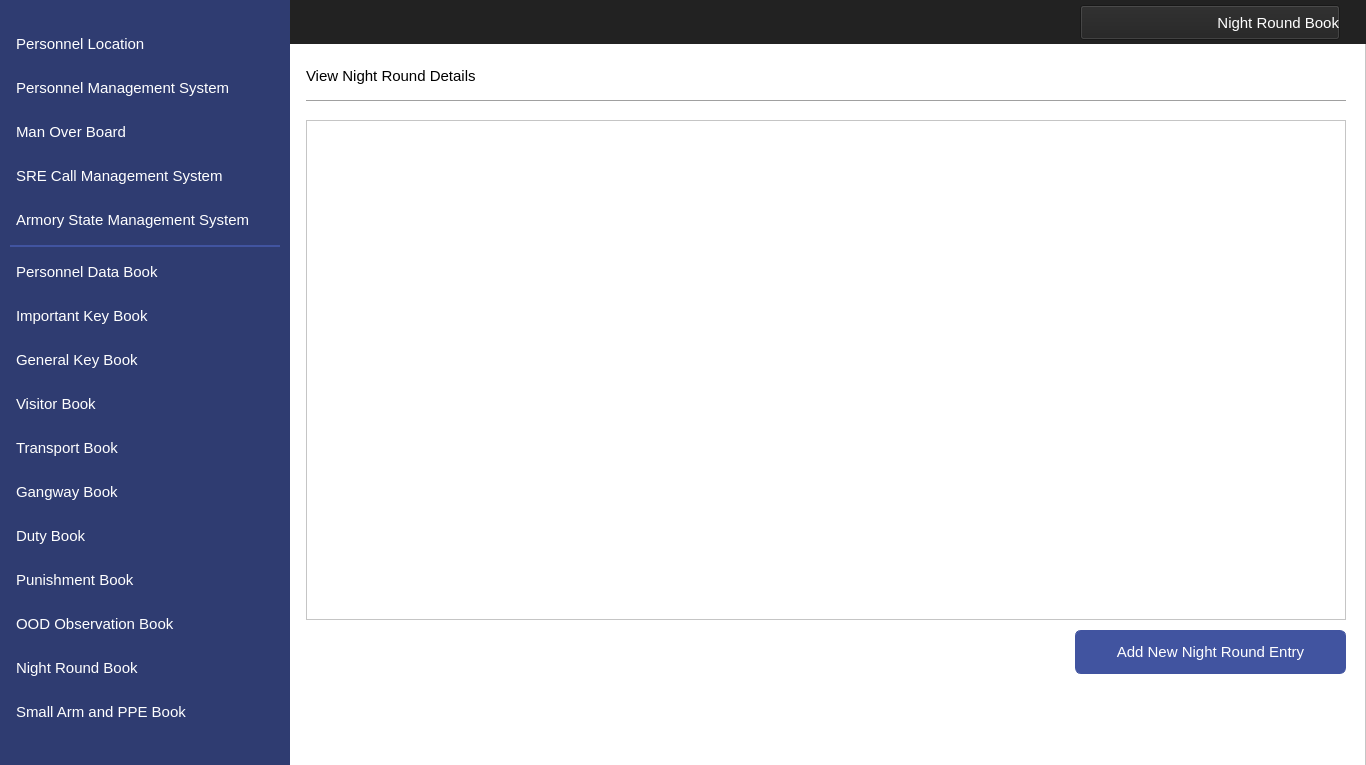
<?xml version="1.0" encoding="UTF-8"?>
<ui version="4.0">
 <class>MainWindow</class>
 <widget class="QMainWindow" name="MainWindow">
  <property name="geometry">
   <rect>
    <x>0</x>
    <y>0</y>
    <width>1366</width>
    <height>765</height>
   </rect>
  </property>
  <property name="windowTitle">
   <string>MainWindow</string>
  </property>
  <widget class="QWidget" name="centralwidget">
   <widget class="QFrame" name="frame">
    <property name="geometry">
     <rect>
      <x>0</x>
      <y>0</y>
      <width>1366</width>
      <height>768</height>
     </rect>
    </property>
    <property name="styleSheet">
     <string notr="true">background-color: #ffffff</string>
    </property>
    <property name="frameShape">
     <enum>QFrame::StyledPanel</enum>
    </property>
    <property name="frameShadow">
     <enum>QFrame::Raised</enum>
    </property>
    <widget class="QLabel" name="label">
     <property name="geometry">
      <rect>
       <x>0</x>
       <y>0</y>
       <width>290</width>
       <height>768</height>
      </rect>
     </property>
     <property name="styleSheet">
      <string notr="true">background-image: url(null);
background-color:#2F3C71;</string>
     </property>
     <property name="text">
      <string/>
     </property>
    </widget>
    <widget class="QLabel" name="label_2">
     <property name="geometry">
      <rect>
       <x>0</x>
       <y>0</y>
       <width>1366</width>
       <height>44</height>
      </rect>
     </property>
     <property name="styleSheet">
      <string notr="true">background-image: url(null);
background-color:#222222;</string>
     </property>
     <property name="text">
      <string/>
     </property>
    </widget>
    <widget class="QPushButton" name="navViewPunishment">
     <property name="geometry">
      <rect>
       <x>10</x>
       <y>558</y>
       <width>270</width>
       <height>44</height>
      </rect>
     </property>
     <property name="font">
      <font>
       <family>Segoe UI</family>
       <pointsize>11</pointsize>
      </font>
     </property>
     <property name="cursor">
      <cursorShape>PointingHandCursor</cursorShape>
     </property>
     <property name="styleSheet">
      <string notr="true">QPushButton 
{
    text-align: left;
    color: #ffffff;
    background-color:#2F3C71;
    border-width: 1px;
    border-color: #2F3C71;
    border-style: solid;
    border-radius: 6;
    padding: 3px;
    font-size: 11pt;
    padding-left: 5px;
    padding-right: 5px;
    min-width: 40px;
}

QPushButton:hover
{
    background-color:#4154A0;
}
QPushButton:pressed
{
    background-color: #384889;
 	border-width: 3px;
    border-color: #5C70BC;
    border-style: solid;
    border-radius: 6;

}</string>
     </property>
     <property name="text">
      <string>Punishment Book</string>
     </property>
     <property name="icon">
      <iconset resource="../IconResource.qrc">
       <normaloff>:/images/punishment.png</normaloff>:/images/punishment.png</iconset>
     </property>
     <property name="iconSize">
      <size>
       <width>25</width>
       <height>25</height>
      </size>
     </property>
     <property name="flat">
      <bool>false</bool>
     </property>
    </widget>
    <widget class="QPushButton" name="navViewImpKey">
     <property name="geometry">
      <rect>
       <x>10</x>
       <y>294</y>
       <width>270</width>
       <height>44</height>
      </rect>
     </property>
     <property name="font">
      <font>
       <family>Segoe UI</family>
       <pointsize>11</pointsize>
      </font>
     </property>
     <property name="cursor">
      <cursorShape>PointingHandCursor</cursorShape>
     </property>
     <property name="styleSheet">
      <string notr="true">QPushButton 
{
    text-align: left;
    color: #ffffff;
    background-color:#2F3C71;
    border-width: 1px;
    border-color: #2F3C71;
    border-style: solid;
    border-radius: 6;
    padding: 3px;
    font-size: 11pt;
    padding-left: 5px;
    padding-right: 5px;
    min-width: 40px;
}

QPushButton:hover
{
    background-color:#4154A0;
}
QPushButton:pressed
{
    background-color: #384889;
 	border-width: 3px;
    border-color: #5C70BC;
    border-style: solid;
    border-radius: 6;

}</string>
     </property>
     <property name="text">
      <string>Important Key Book</string>
     </property>
     <property name="icon">
      <iconset resource="../IconResource.qrc">
       <normaloff>:/images/impKey.png</normaloff>:/images/impKey.png</iconset>
     </property>
     <property name="iconSize">
      <size>
       <width>25</width>
       <height>25</height>
      </size>
     </property>
     <property name="flat">
      <bool>false</bool>
     </property>
    </widget>
    <widget class="QPushButton" name="navViewGenKey">
     <property name="geometry">
      <rect>
       <x>10</x>
       <y>338</y>
       <width>270</width>
       <height>44</height>
      </rect>
     </property>
     <property name="font">
      <font>
       <family>Segoe UI</family>
       <pointsize>11</pointsize>
      </font>
     </property>
     <property name="cursor">
      <cursorShape>PointingHandCursor</cursorShape>
     </property>
     <property name="styleSheet">
      <string notr="true">QPushButton 
{
    text-align: left;
    color: #ffffff;
    background-color:#2F3C71;
    border-width: 1px;
    border-color: #2F3C71;
    border-style: solid;
    border-radius: 6;
    padding: 3px;
    font-size: 11pt;
    padding-left: 5px;
    padding-right: 5px;
    min-width: 40px;
}

QPushButton:hover
{
    background-color:#4154A0;
}

QPushButton:pressed
{
    background-color: #384889;
 	border-width: 3px;
    border-color: #5C70BC;
    border-style: solid;
    border-radius: 6;

}</string>
     </property>
     <property name="text">
      <string>General Key Book</string>
     </property>
     <property name="icon">
      <iconset resource="../IconResource.qrc">
       <normaloff>:/images/genKey.png</normaloff>:/images/genKey.png</iconset>
     </property>
     <property name="iconSize">
      <size>
       <width>25</width>
       <height>25</height>
      </size>
     </property>
     <property name="flat">
      <bool>false</bool>
     </property>
    </widget>
    <widget class="QPushButton" name="navViewVisitor">
     <property name="geometry">
      <rect>
       <x>10</x>
       <y>382</y>
       <width>270</width>
       <height>44</height>
      </rect>
     </property>
     <property name="font">
      <font>
       <family>Segoe UI</family>
       <pointsize>11</pointsize>
      </font>
     </property>
     <property name="cursor">
      <cursorShape>PointingHandCursor</cursorShape>
     </property>
     <property name="styleSheet">
      <string notr="true">QPushButton 
{
    text-align: left;
    color: #ffffff;
    background-color:#2F3C71;
    border-width: 1px;
    border-color: #2F3C71;
    border-style: solid;
    border-radius: 6;
    padding: 3px;
    font-size: 11pt;
    padding-left: 5px;
    padding-right: 5px;
    min-width: 40px;
}

QPushButton:hover
{
    background-color:#4154A0;
}

QPushButton:pressed
{
    background-color: #384889;
 	border-width: 3px;
    border-color: #5C70BC;
    border-style: solid;
    border-radius: 6;
}</string>
     </property>
     <property name="text">
      <string>Visitor Book</string>
     </property>
     <property name="icon">
      <iconset resource="../IconResource.qrc">
       <normaloff>:/images/visitor.png</normaloff>:/images/visitor.png</iconset>
     </property>
     <property name="iconSize">
      <size>
       <width>25</width>
       <height>25</height>
      </size>
     </property>
     <property name="flat">
      <bool>false</bool>
     </property>
    </widget>
    <widget class="QPushButton" name="navViewTransport">
     <property name="geometry">
      <rect>
       <x>10</x>
       <y>426</y>
       <width>270</width>
       <height>44</height>
      </rect>
     </property>
     <property name="font">
      <font>
       <family>Segoe UI</family>
       <pointsize>11</pointsize>
      </font>
     </property>
     <property name="cursor">
      <cursorShape>PointingHandCursor</cursorShape>
     </property>
     <property name="styleSheet">
      <string notr="true">QPushButton 
{
    text-align: left;
    color: #ffffff;
    background-color:#2F3C71;
    border-width: 1px;
    border-color: #2F3C71;
    border-style: solid;
    border-radius: 6;
    padding: 3px;
    font-size: 11pt;
    padding-left: 5px;
    padding-right: 5px;
    min-width: 40px;
}

QPushButton:hover
{
    background-color:#4154A0;
}
QPushButton:pressed
{
    background-color: #384889;
 	border-width: 3px;
    border-color: #5C70BC;
    border-style: solid;
    border-radius: 6;

}</string>
     </property>
     <property name="text">
      <string>Transport Book</string>
     </property>
     <property name="icon">
      <iconset resource="../IconResource.qrc">
       <normaloff>:/images/transport.png</normaloff>:/images/transport.png</iconset>
     </property>
     <property name="iconSize">
      <size>
       <width>25</width>
       <height>25</height>
      </size>
     </property>
     <property name="flat">
      <bool>false</bool>
     </property>
    </widget>
    <widget class="QPushButton" name="navViewGangway">
     <property name="geometry">
      <rect>
       <x>10</x>
       <y>470</y>
       <width>270</width>
       <height>44</height>
      </rect>
     </property>
     <property name="font">
      <font>
       <family>Segoe UI</family>
       <pointsize>11</pointsize>
      </font>
     </property>
     <property name="cursor">
      <cursorShape>PointingHandCursor</cursorShape>
     </property>
     <property name="styleSheet">
      <string notr="true">QPushButton 
{
    text-align: left;
    color: #ffffff;
    background-color:#2F3C71;
    border-width: 1px;
    border-color: #2F3C71;
    border-style: solid;
    border-radius: 6;
    padding: 3px;
    font-size: 11pt;
    padding-left: 5px;
    padding-right: 5px;
    min-width: 40px;
}

QPushButton:hover
{
    background-color:#4154A0;
}
QPushButton:pressed
{
    background-color: #384889;
 	border-width: 3px;
    border-color: #5C70BC;
    border-style: solid;
    border-radius: 6;

}</string>
     </property>
     <property name="text">
      <string>Gangway Book</string>
     </property>
     <property name="icon">
      <iconset resource="../IconResource.qrc">
       <normaloff>:/images/gangway.png</normaloff>:/images/gangway.png</iconset>
     </property>
     <property name="iconSize">
      <size>
       <width>25</width>
       <height>25</height>
      </size>
     </property>
     <property name="flat">
      <bool>false</bool>
     </property>
    </widget>
    <widget class="QPushButton" name="navViewDuty">
     <property name="geometry">
      <rect>
       <x>10</x>
       <y>514</y>
       <width>270</width>
       <height>44</height>
      </rect>
     </property>
     <property name="font">
      <font>
       <family>Segoe UI</family>
       <pointsize>11</pointsize>
      </font>
     </property>
     <property name="cursor">
      <cursorShape>PointingHandCursor</cursorShape>
     </property>
     <property name="styleSheet">
      <string notr="true">QPushButton 
{
    text-align: left;
    color: #ffffff;
    background-color:#2F3C71;
    border-width: 1px;
    border-color: #2F3C71;
    border-style: solid;
    border-radius: 6;
    padding: 3px;
    font-size: 11pt;
    padding-left: 5px;
    padding-right: 5px;
    min-width: 40px;
}

QPushButton:hover
{
    background-color:#4154A0;
}
QPushButton:pressed
{
    background-color: #384889;
 	border-width: 3px;
    border-color: #5C70BC;
    border-style: solid;
    border-radius: 6;

}</string>
     </property>
     <property name="text">
      <string>Duty Book</string>
     </property>
     <property name="icon">
      <iconset resource="../IconResource.qrc">
       <normaloff>:/images/duty.png</normaloff>:/images/duty.png</iconset>
     </property>
     <property name="iconSize">
      <size>
       <width>25</width>
       <height>25</height>
      </size>
     </property>
     <property name="flat">
      <bool>false</bool>
     </property>
    </widget>
    <widget class="QPushButton" name="navViewNight">
     <property name="geometry">
      <rect>
       <x>10</x>
       <y>646</y>
       <width>270</width>
       <height>44</height>
      </rect>
     </property>
     <property name="font">
      <font>
       <family>Segoe UI</family>
       <pointsize>11</pointsize>
      </font>
     </property>
     <property name="cursor">
      <cursorShape>PointingHandCursor</cursorShape>
     </property>
     <property name="styleSheet">
      <string notr="true">QPushButton 
{
    text-align: left;
    color: #ffffff;
    background-color:#2F3C71;
    border-width: 1px;
    border-color: #2F3C71;
    border-style: solid;
    border-radius: 6;
    padding: 3px;
    font-size: 11pt;
    padding-left: 5px;
    padding-right: 5px;
    min-width: 40px;
}

QPushButton:hover
{
    background-color:#4154A0;
}

QPushButton:active
{
    background-color:#4154A0;
}
QPushButton:pressed
{
    background-color: #384889;
 	border-width: 3px;
    border-color: #5C70BC;
    border-style: solid;
    border-radius: 6;

}</string>
     </property>
     <property name="text">
      <string>Night Round Book</string>
     </property>
     <property name="icon">
      <iconset resource="../IconResource.qrc">
       <normaloff>:/images/night.png</normaloff>:/images/night.png</iconset>
     </property>
     <property name="iconSize">
      <size>
       <width>25</width>
       <height>25</height>
      </size>
     </property>
     <property name="flat">
      <bool>false</bool>
     </property>
    </widget>
    <widget class="QLabel" name="label_4">
     <property name="geometry">
      <rect>
       <x>10</x>
       <y>245</y>
       <width>270</width>
       <height>2</height>
      </rect>
     </property>
     <property name="styleSheet">
      <string notr="true">background-color:#4154A0;</string>
     </property>
     <property name="text">
      <string/>
     </property>
    </widget>
    <widget class="QPushButton" name="navViewMOB">
     <property name="geometry">
      <rect>
       <x>10</x>
       <y>110</y>
       <width>270</width>
       <height>44</height>
      </rect>
     </property>
     <property name="font">
      <font>
       <family>Segoe UI</family>
       <pointsize>11</pointsize>
      </font>
     </property>
     <property name="cursor">
      <cursorShape>PointingHandCursor</cursorShape>
     </property>
     <property name="styleSheet">
      <string notr="true">QPushButton 
{
    text-align: left;
    color: #ffffff;
    background-color:#2F3C71;
    border-width: 1px;
    border-color: #2F3C71;
    border-style: solid;
    border-radius: 6;
    padding: 3px;
    font-size: 11pt;
    padding-left: 5px;
    padding-right: 5px;
    min-width: 40px;
}

QPushButton:hover
{
    background-color:#4154A0;
}
QPushButton:pressed
{
    background-color: #384889;
 	border-width: 3px;
    border-color: #5C70BC;
    border-style: solid;
    border-radius: 6;

}</string>
     </property>
     <property name="text">
      <string>Man Over Board</string>
     </property>
     <property name="icon">
      <iconset resource="../IconResource.qrc">
       <normaloff>:/images/mob.png</normaloff>:/images/mob.png</iconset>
     </property>
     <property name="iconSize">
      <size>
       <width>32</width>
       <height>32</height>
      </size>
     </property>
     <property name="flat">
      <bool>false</bool>
     </property>
    </widget>
    <widget class="QPushButton" name="navViewLocation">
     <property name="geometry">
      <rect>
       <x>10</x>
       <y>22</y>
       <width>270</width>
       <height>44</height>
      </rect>
     </property>
     <property name="font">
      <font>
       <family>Segoe UI</family>
       <pointsize>11</pointsize>
      </font>
     </property>
     <property name="cursor">
      <cursorShape>PointingHandCursor</cursorShape>
     </property>
     <property name="styleSheet">
      <string notr="true">QPushButton 
{
    text-align: left;
    color: #ffffff;
    background-color:#2F3C71;
    border-width: 1px;
    border-color: #2F3C71;
    border-style: solid;
    border-radius: 6;
    padding: 3px;
    font-size: 11pt;
    padding-left: 5px;
    padding-right: 5px;
    min-width: 40px;
}

QPushButton:hover
{
    background-color:#4154A0;
}
QPushButton:pressed
{
    background-color: #384889;
 	border-width: 3px;
    border-color: #5C70BC;
    border-style: solid;
    border-radius: 6;

}</string>
     </property>
     <property name="text">
      <string>Personnel Location</string>
     </property>
     <property name="icon">
      <iconset resource="../IconResource.qrc">
       <normaloff>:/images/locate.png</normaloff>:/images/locate.png</iconset>
     </property>
     <property name="iconSize">
      <size>
       <width>25</width>
       <height>25</height>
      </size>
     </property>
     <property name="flat">
      <bool>false</bool>
     </property>
    </widget>
    <widget class="QPushButton" name="navViewMangement">
     <property name="geometry">
      <rect>
       <x>10</x>
       <y>66</y>
       <width>270</width>
       <height>44</height>
      </rect>
     </property>
     <property name="font">
      <font>
       <family>Segoe UI</family>
       <pointsize>11</pointsize>
      </font>
     </property>
     <property name="cursor">
      <cursorShape>PointingHandCursor</cursorShape>
     </property>
     <property name="styleSheet">
      <string notr="true">QPushButton 
{
    text-align: left;
    color: #ffffff;
    background-color:#2F3C71;
    border-width: 1px;
    border-color: #2F3C71;
    border-style: solid;
    border-radius: 6;
    padding: 3px;
    font-size: 11pt;
    padding-left: 5px;
    padding-right: 5px;
    min-width: 40px;
}

QPushButton:hover
{
    background-color:#4154A0;
}
QPushButton:pressed
{
    background-color: #384889;
 	border-width: 3px;
    border-color: #5C70BC;
    border-style: solid;
    border-radius: 6;

}</string>
     </property>
     <property name="text">
      <string>Personnel Management System</string>
     </property>
     <property name="icon">
      <iconset resource="../IconResource.qrc">
       <normaloff>:/images/personnel.png</normaloff>:/images/personnel.png</iconset>
     </property>
     <property name="iconSize">
      <size>
       <width>32</width>
       <height>32</height>
      </size>
     </property>
     <property name="flat">
      <bool>false</bool>
     </property>
    </widget>
    <widget class="QPushButton" name="navViewPPE">
     <property name="geometry">
      <rect>
       <x>10</x>
       <y>690</y>
       <width>270</width>
       <height>44</height>
      </rect>
     </property>
     <property name="font">
      <font>
       <family>Segoe UI</family>
       <pointsize>11</pointsize>
      </font>
     </property>
     <property name="cursor">
      <cursorShape>PointingHandCursor</cursorShape>
     </property>
     <property name="styleSheet">
      <string notr="true">QPushButton 
{
    text-align: left;
    color: #ffffff;
    background-color:#2F3C71;
    border-width: 1px;
    border-color: #2F3C71;
    border-style: solid;
    border-radius: 6;
    padding: 3px;
    font-size: 11pt;
    padding-left: 5px;
    padding-right: 5px;
    min-width: 40px;
}

QPushButton:hover
{
    background-color:#4154A0;
}
QPushButton:pressed
{
    background-color: #384889;
 	border-width: 3px;
    border-color: #5C70BC;
    border-style: solid;
    border-radius: 6;

}</string>
     </property>
     <property name="text">
      <string>Small Arm and PPE Book</string>
     </property>
     <property name="icon">
      <iconset resource="../IconResource.qrc">
       <normaloff>:/images/armPPE.png</normaloff>:/images/armPPE.png</iconset>
     </property>
     <property name="iconSize">
      <size>
       <width>25</width>
       <height>25</height>
      </size>
     </property>
     <property name="flat">
      <bool>false</bool>
     </property>
    </widget>
    <widget class="QPushButton" name="navViewOOD">
     <property name="geometry">
      <rect>
       <x>10</x>
       <y>602</y>
       <width>270</width>
       <height>44</height>
      </rect>
     </property>
     <property name="font">
      <font>
       <family>Segoe UI</family>
       <pointsize>11</pointsize>
      </font>
     </property>
     <property name="cursor">
      <cursorShape>PointingHandCursor</cursorShape>
     </property>
     <property name="styleSheet">
      <string notr="true">QPushButton 
{
    text-align: left;
    color: #ffffff;
    background-color:#2F3C71;
    border-width: 1px;
    border-color: #2F3C71;
    border-style: solid;
    border-radius: 6;
    padding: 3px;
    font-size: 11pt;
    padding-left: 5px;
    padding-right: 5px;
    min-width: 40px;
}

QPushButton:hover
{
    background-color:#4154A0;
}
QPushButton:pressed
{
    background-color: #384889;
 	border-width: 3px;
    border-color: #5C70BC;
    border-style: solid;
    border-radius: 6;

}</string>
     </property>
     <property name="text">
      <string>OOD Observation Book</string>
     </property>
     <property name="icon">
      <iconset resource="../IconResource.qrc">
       <normaloff>:/images/oodObserve.png</normaloff>:/images/oodObserve.png</iconset>
     </property>
     <property name="iconSize">
      <size>
       <width>25</width>
       <height>25</height>
      </size>
     </property>
     <property name="flat">
      <bool>false</bool>
     </property>
    </widget>
    <widget class="QPushButton" name="navViewCMS">
     <property name="geometry">
      <rect>
       <x>10</x>
       <y>154</y>
       <width>270</width>
       <height>44</height>
      </rect>
     </property>
     <property name="font">
      <font>
       <family>Segoe UI</family>
       <pointsize>11</pointsize>
      </font>
     </property>
     <property name="cursor">
      <cursorShape>PointingHandCursor</cursorShape>
     </property>
     <property name="styleSheet">
      <string notr="true">QPushButton 
{
    text-align: left;
    color: #ffffff;
    background-color:#2F3C71;
    border-width: 1px;
    border-color: #2F3C71;
    border-style: solid;
    border-radius: 6;
    padding: 3px;
    font-size: 11pt;
    padding-left: 5px;
    padding-right: 5px;
    min-width: 40px;
}

QPushButton:hover
{
    background-color:#4154A0;
}
QPushButton:pressed
{
    background-color: #384889;
 	border-width: 3px;
    border-color: #5C70BC;
    border-style: solid;
    border-radius: 6;

}</string>
     </property>
     <property name="text">
      <string>SRE Call Management System</string>
     </property>
     <property name="icon">
      <iconset resource="../IconResource.qrc">
       <normaloff>:/images/sreCall.png</normaloff>:/images/sreCall.png</iconset>
     </property>
     <property name="iconSize">
      <size>
       <width>25</width>
       <height>25</height>
      </size>
     </property>
     <property name="flat">
      <bool>false</bool>
     </property>
    </widget>
    <widget class="QPushButton" name="pushButton">
     <property name="enabled">
      <bool>true</bool>
     </property>
     <property name="geometry">
      <rect>
       <x>1080</x>
       <y>5</y>
       <width>260</width>
       <height>35</height>
      </rect>
     </property>
     <property name="font">
      <font>
       <family>Segoe UI</family>
       <pointsize>11</pointsize>
      </font>
     </property>
     <property name="styleSheet">
      <string notr="true"> text-align: right;
    color: #ffffff;
    background-color:#222222;</string>
     </property>
     <property name="text">
      <string>Night Round Book</string>
     </property>
     <property name="icon">
      <iconset resource="../IconResource.qrc">
       <normaloff>:/images/night.png</normaloff>:/images/night.png</iconset>
     </property>
     <property name="iconSize">
      <size>
       <width>32</width>
       <height>32</height>
      </size>
     </property>
    </widget>
    <widget class="QPushButton" name="pushButton_2">
     <property name="enabled">
      <bool>true</bool>
     </property>
     <property name="geometry">
      <rect>
       <x>306</x>
       <y>680</y>
       <width>100</width>
       <height>80</height>
      </rect>
     </property>
     <property name="styleSheet">
      <string notr="true"> border:1px solid #fff;
    border-radius:4px;
    outline:none;</string>
     </property>
     <property name="text">
      <string/>
     </property>
     <property name="icon">
      <iconset resource="../IconResource.qrc">
       <normaloff>:/images/logoMTIP.png</normaloff>:/images/logoMTIP.png</iconset>
     </property>
     <property name="iconSize">
      <size>
       <width>200</width>
       <height>200</height>
      </size>
     </property>
    </widget>
    <widget class="QPushButton" name="navViewPersonnel">
     <property name="geometry">
      <rect>
       <x>10</x>
       <y>250</y>
       <width>270</width>
       <height>44</height>
      </rect>
     </property>
     <property name="font">
      <font>
       <family>Segoe UI</family>
       <pointsize>11</pointsize>
      </font>
     </property>
     <property name="cursor">
      <cursorShape>PointingHandCursor</cursorShape>
     </property>
     <property name="styleSheet">
      <string notr="true">QPushButton 
{
    text-align: left;
    color: #ffffff;
    background-color:#2F3C71;
    border-width: 1px;
    border-color: #2F3C71;
    border-style: solid;
    border-radius: 6;
    padding: 3px;
    font-size: 11pt;
    padding-left: 5px;
    padding-right: 5px;
    min-width: 40px;
}

QPushButton:hover
{
    background-color:#4154A0;
}

QPushButton:pressed
{
    background-color: #384889;
 	border-width: 3px;
    border-color: #5C70BC;
    border-style: solid;
    border-radius: 6;

}</string>
     </property>
     <property name="text">
      <string>Personnel Data Book</string>
     </property>
     <property name="icon">
      <iconset resource="../IconResource.qrc">
       <normaloff>:/images/personnelData.png</normaloff>:/images/personnelData.png</iconset>
     </property>
     <property name="iconSize">
      <size>
       <width>25</width>
       <height>25</height>
      </size>
     </property>
     <property name="flat">
      <bool>false</bool>
     </property>
    </widget>
    <widget class="QPushButton" name="btnAddNight">
     <property name="geometry">
      <rect>
       <x>1075</x>
       <y>630</y>
       <width>271</width>
       <height>44</height>
      </rect>
     </property>
     <property name="font">
      <font>
       <family>Segoe UI</family>
       <pointsize>11</pointsize>
      </font>
     </property>
     <property name="cursor">
      <cursorShape>PointingHandCursor</cursorShape>
     </property>
     <property name="styleSheet">
      <string notr="true">QPushButton
{
    color: #ffffff;
    background-color:#4154A0;
    border-width: 1px;
    border-color: #4154A0;
    border-style: solid;
    border-radius: 6;
    padding: 3px;
    font-size: 11pt;
    padding-left: 5px;
    padding-right: 5px;
    min-width: 40px;
}

QPushButton:hover
{
    background-color:#384889
}
QPushButton:pressed
{
    background-color: #384889;
 	border-width: 3px;
    border-color: #5C70BC;
    border-style: solid;
    border-radius: 6;

}</string>
     </property>
     <property name="text">
      <string>Add New Night Round Entry</string>
     </property>
     <property name="icon">
      <iconset resource="../IconResource.qrc">
       <normaloff>:/images/add.png</normaloff>:/images/add.png</iconset>
     </property>
     <property name="iconSize">
      <size>
       <width>25</width>
       <height>25</height>
      </size>
     </property>
    </widget>
    <widget class="QPushButton" name="navViewState">
     <property name="geometry">
      <rect>
       <x>10</x>
       <y>198</y>
       <width>270</width>
       <height>44</height>
      </rect>
     </property>
     <property name="font">
      <font>
       <family>Segoe UI</family>
       <pointsize>11</pointsize>
      </font>
     </property>
     <property name="cursor">
      <cursorShape>PointingHandCursor</cursorShape>
     </property>
     <property name="styleSheet">
      <string notr="true">QPushButton 
{
    text-align: left;
    color: #ffffff;
    background-color:#2F3C71;
    border-width: 1px;
    border-color: #2F3C71;
    border-style: solid;
    border-radius: 6;
    padding: 3px;
    font-size: 11pt;
    padding-left: 5px;
    padding-right: 5px;
    min-width: 40px;
}

QPushButton:hover
{
    background-color:#4154A0;
}
QPushButton:pressed
{
    background-color: #384889;
 	border-width: 3px;
    border-color: #5C70BC;
    border-style: solid;
    border-radius: 6;

}</string>
     </property>
     <property name="text">
      <string>Armory State Management System</string>
     </property>
     <property name="icon">
      <iconset resource="../IconResource.qrc">
       <normaloff>:/images/armoryState.png</normaloff>:/images/armoryState.png</iconset>
     </property>
     <property name="iconSize">
      <size>
       <width>25</width>
       <height>25</height>
      </size>
     </property>
     <property name="flat">
      <bool>false</bool>
     </property>
    </widget>
    <widget class="QTableView" name="tblDetails">
     <property name="geometry">
      <rect>
       <x>306</x>
       <y>120</y>
       <width>1040</width>
       <height>500</height>
      </rect>
     </property>
     <property name="font">
      <font>
       <pointsize>11</pointsize>
      </font>
     </property>
     <property name="editTriggers">
      <set>QAbstractItemView::NoEditTriggers</set>
     </property>
     <property name="alternatingRowColors">
      <bool>true</bool>
     </property>
     <property name="selectionMode">
      <enum>QAbstractItemView::NoSelection</enum>
     </property>
     <property name="selectionBehavior">
      <enum>QAbstractItemView::SelectRows</enum>
     </property>
     <property name="textElideMode">
      <enum>Qt::ElideMiddle</enum>
     </property>
    </widget>
    <zorder>label_2</zorder>
    <zorder>label</zorder>
    <zorder>navViewPunishment</zorder>
    <zorder>navViewImpKey</zorder>
    <zorder>navViewGenKey</zorder>
    <zorder>navViewVisitor</zorder>
    <zorder>navViewTransport</zorder>
    <zorder>navViewGangway</zorder>
    <zorder>navViewDuty</zorder>
    <zorder>navViewNight</zorder>
    <zorder>label_4</zorder>
    <zorder>navViewMOB</zorder>
    <zorder>navViewLocation</zorder>
    <zorder>navViewMangement</zorder>
    <zorder>navViewPPE</zorder>
    <zorder>navViewOOD</zorder>
    <zorder>navViewCMS</zorder>
    <zorder>pushButton</zorder>
    <zorder>pushButton_2</zorder>
    <zorder>navViewPersonnel</zorder>
    <zorder>btnAddNight</zorder>
    <zorder>navViewState</zorder>
    <zorder>tblDetails</zorder>
   </widget>
   <widget class="QLabel" name="label_13">
    <property name="geometry">
     <rect>
      <x>306</x>
      <y>100</y>
      <width>1040</width>
      <height>1</height>
     </rect>
    </property>
    <property name="styleSheet">
     <string notr="true">background-color:#A0A0A0;</string>
    </property>
    <property name="text">
     <string/>
    </property>
   </widget>
   <widget class="QLabel" name="label_6">
    <property name="geometry">
     <rect>
      <x>306</x>
      <y>60</y>
      <width>221</width>
      <height>31</height>
     </rect>
    </property>
    <property name="font">
     <font>
      <family>Segoe UI</family>
      <pointsize>11</pointsize>
     </font>
    </property>
    <property name="layoutDirection">
     <enum>Qt::LeftToRight</enum>
    </property>
    <property name="styleSheet">
     <string notr="true">color: #000000;
background-color:#ffffff;
font-size: 11pt</string>
    </property>
    <property name="text">
     <string>View Night Round Details</string>
    </property>
    <property name="alignment">
     <set>Qt::AlignLeading|Qt::AlignLeft|Qt::AlignVCenter</set>
    </property>
   </widget>
  </widget>
 </widget>
 <resources>
  <include location="../IconResource.qrc"/>
 </resources>
 <connections/>
</ui>
